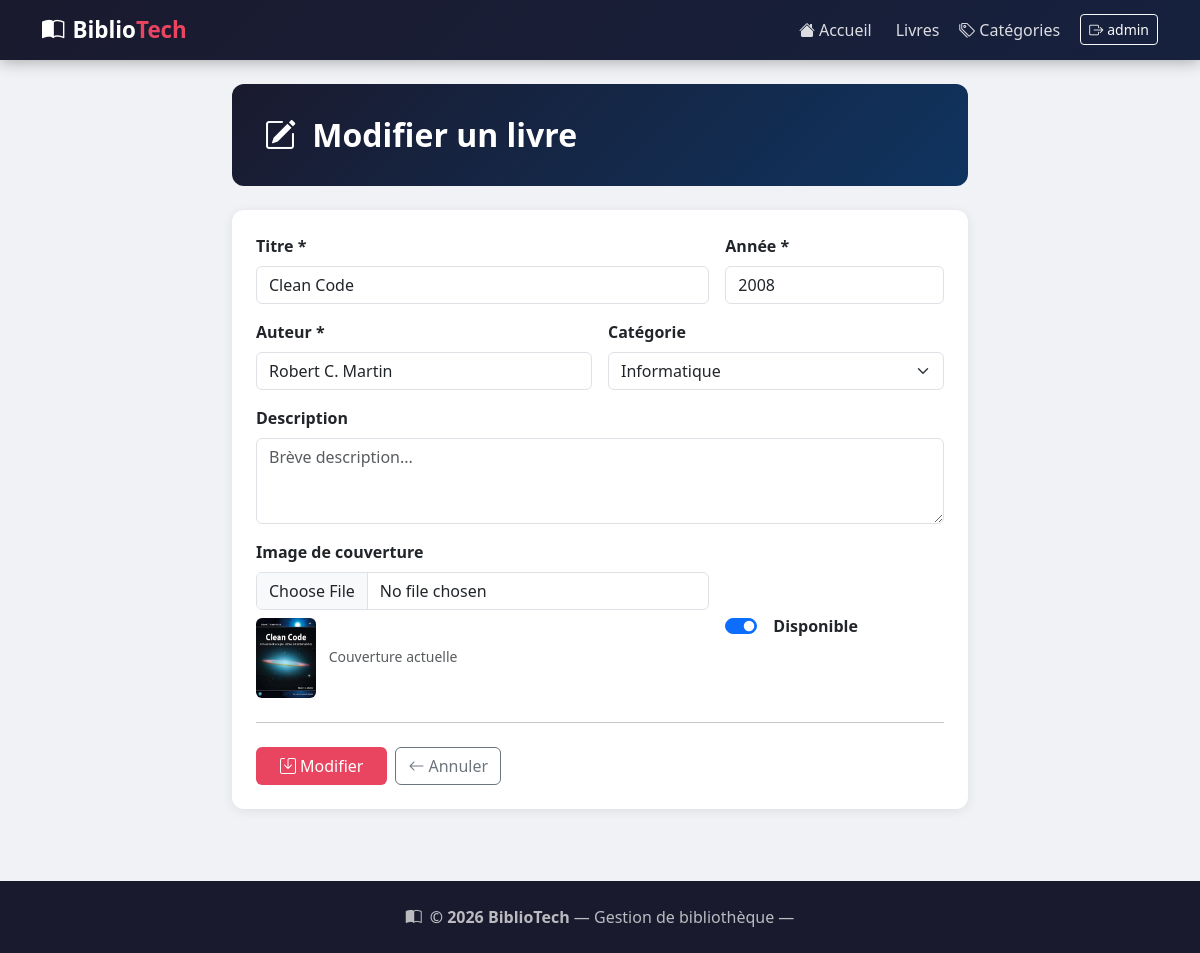
The page /livres/9/modifier/ (signed in) on the database its author committed.
### livres/models.py (models this page shows, shortened)
class Livre(models.Model):
    titre = models.CharField(max_length=200, verbose_name="Titre")
    auteur = models.CharField(max_length=150, verbose_name="Auteur")
    categorie = models.ForeignKey(
        Categorie,
        on_delete=models.SET_NULL,
        null=True,
        blank=True,
        related_name='livres',
        verbose_name="Catégorie"
    )
    annee_publication = models.PositiveIntegerField(verbose_name="Année de publication")
    description = models.TextField(blank=True, verbose_name="Description")
    couverture = models.ImageField(
        upload_to='couvertures/',
        null=True,
        blank=True,
        verbose_name="Image de couverture"
    )
    disponible = models.BooleanField(default=True, verbose_name="Disponible")
    date_ajout = models.DateTimeField(auto_now_add=True)
    class Meta:
        verbose_name = "Livre"
        ordering = ['-date_ajout']

### livres/views.py (the view)
# urls.py: path('livres/<int:pk>/modifier/', views.modifier_livre, name='modifier_livre'),
@login_required
def modifier_livre(request, pk):
    livre = get_object_or_404(Livre, pk=pk)
    if request.method == 'POST':
        form = LivreForm(request.POST, request.FILES, instance=livre)
        if form.is_valid():
            form.save()
            messages.success(request, 'Livre modifié avec succès !')
            return redirect('liste_livres')
    else:
        form = LivreForm(instance=livre)
    return render(request, 'livres/form_livre.html', {'form': form, 'action': 'Modifier', 'livre': livre})

### livres/forms.py
class LivreForm(forms.ModelForm):
    class Meta:
        model = Livre
        fields = ['titre', 'auteur', 'categorie', 'annee_publication', 'description', 'couverture', 'disponible']
        widgets = {
            'titre': forms.TextInput(attrs={'class': 'form-control', 'placeholder': 'Titre du livre'}),
            'auteur': forms.TextInput(attrs={'class': 'form-control', 'placeholder': 'Nom de l\'auteur'}),
            'categorie': forms.Select(attrs={'class': 'form-select'}),
            'annee_publication': forms.NumberInput(attrs={'class': 'form-control', 'placeholder': '2024'}),
            'description': forms.Textarea(attrs={'class': 'form-control', 'rows': 3, 'placeholder': 'Brève description...'}),
            'couverture': forms.FileInput(attrs={'class': 'form-control'}),
            'disponible': forms.CheckboxInput(attrs={'class': 'form-check-input'}),
        }

### livres/models.py (called while the page is built)
    def __str__(self):
        return self.nom

### livres/templates/livres/form_livre.html (shortened to what this page needs)
{% extends 'livres/base.html' %}
{% block content %}
<div class="row justify-content-center">
    <div class="col-md-8">
        <div class="page-header">
            <h2 class="mb-0 fw-bold">
                <i class="bi bi-{% if action == 'Ajouter' %}plus-circle{% else %}pencil-square{% endif %} me-2"></i>
                {{ action }} un livre
            </h2>
        </div>
        <div class="card p-4">
            <form method="POST" enctype="multipart/form-data">
                <div class="row g-3">
                    <div class="col-md-8">
                        <label class="form-label fw-semibold">Titre *</label>
                        {{ form.titre }}
                    </div>
                    <div class="col-md-4">
                        <label class="form-label fw-semibold">Année *</label>
                        {{ form.annee_publication }}
                    </div>
                    <div class="col-md-6">
                        <label class="form-label fw-semibold">Auteur *</label>
                        {{ form.auteur }}
                    </div>
                    <div class="col-md-6">
                        <label class="form-label fw-semibold">Catégorie</label>
                        {{ form.categorie }}
                    </div>
                    <div class="col-12">
                        <label class="form-label fw-semibold">Description</label>
                        {{ form.description }}
                    </div>
                    <div class="col-md-8">
                        <label class="form-label fw-semibold">Image de couverture</label>
                        {{ form.couverture }}
                        {% if livre and livre.couverture %}
                        <div class="mt-2">
                            <img src="{{ livre.couverture.url }}" alt="Couverture actuelle" style="height:80px; border-radius:6px;">
                            <small class="text-muted ms-2">Couverture actuelle</small>
                        </div>
                        {% endif %}
                    </div>
                    <div class="col-md-4 d-flex align-items-center">
                        <div class="form-check form-switch mt-3">
                            {{ form.disponible }}
                            <label class="form-check-label fw-semibold ms-2">Disponible</label>
                        </div>
                    </div>
                </div>
                <hr class="my-4">
                <div class="d-flex gap-2">
                    <button type="submit" class="btn btn-accent px-4">
                        <i class="bi bi-save me-1"></i>{{ action }}
                    </button>
                    <a href="{% url 'liste_livres' %}" class="btn btn-outline-secondary">
                        <i class="bi bi-arrow-left me-1"></i>Annuler
                    </a>
                </div>
            </form>
        </div>
    </div>
</div>
{% endblock %}

### livres/templates/livres/base.html (shortened to what this page needs)
<!DOCTYPE html>
<html lang="fr">
<head>
    <link href="https://cdn.jsdelivr.net/npm/bootstrap@5.3.0/dist/css/bootstrap.min.css" rel="stylesheet">
    <link href="https://cdn.jsdelivr.net/npm/bootstrap-icons@1.11.0/font/bootstrap-icons.css" rel="stylesheet">
</head>
<body>
<nav class="navbar navbar-expand-lg navbar-dark">
    <div class="container">
        <a class="navbar-brand" href="{% url 'accueil' %}">
            <i class="bi bi-book-half me-2"></i>Biblio<span>Tech</span>
        </a>
        <div class="collapse navbar-collapse" id="navMenu">
            <ul class="navbar-nav ms-auto align-items-center gap-1">
                {% if user.is_authenticated %}
                <li class="nav-item"><a class="nav-link {% if request.resolver_match.url_name == 'accueil' %}active{% endif %}" href="{% url 'accueil' %}"><i class="bi bi-house-fill me-1"></i>Accueil</a></li>
                <li class="nav-item"><a class="nav-link {% if 'livres' in request.resolver_match.url_name %}active{% endif %}" href="{% url 'liste_livres' %}">Livres</a></li>
                <li class="nav-item"><a class="nav-link {% if 'categorie' in request.resolver_match.url_name %}active{% endif %}" href="{% url 'liste_categories' %}"><i class="bi bi-tags me-1"></i>Catégories</a></li>
                <li class="nav-item ms-2">
                    <a class="btn btn-sm btn-outline-light" href="{% url 'login' %}">
                        <i class="bi bi-box-arrow-right me-1"></i>{{ user.username }}
                    </a>
                </li>
                {% else %}
                <li class="nav-item"><a class="btn btn-accent btn-sm" href="{% url 'login' %}"><i class="bi bi-person-fill me-1"></i>Connexion</a></li>
                {% endif %}
            </ul>
        </div>
    </div>
</nav>
<div class="container py-4">
    {% block content %}{% endblock %}
</div>
<footer class="text-center">
    <div class="container">
        <p class="mb-0"><i class="bi bi-book-half me-2"></i><strong>© 2026 BiblioTech</strong>  — Gestion de bibliothèque — </p>
    </div>
</footer>
</body>
</html>

### livres/templates/livres/base.html (style rules this page uses)
:root { --primary: #1a1a2e; --secondary: #16213e; --accent: #e94560; --accent2: #0f3460; --light-bg: #f8f9fa; }
body { background-color: #f0f2f5; font-family: 'Segoe UI', sans-serif; }
.navbar { background: linear-gradient(135deg, var(--primary), var(--secondary)) !important; box-shadow: 0 2px 15px rgba(0,0,0,0.3); }
.navbar-brand { font-weight: 800; font-size: 1.4rem; color: white !important; }
.navbar-brand span { color: var(--accent); }
.nav-link { color: rgba(255,255,255,0.85) !important; transition: color 0.2s; }
.btn-accent { background: var(--accent); color: white; border: none; }
.card { border: none; border-radius: 12px; box-shadow: 0 2px 12px rgba(0,0,0,0.08); transition: transform 0.2s, box-shadow 0.2s; }
.page-header { background: linear-gradient(135deg, var(--primary), var(--accent2)); color: white; padding: 2rem; border-radius: 12px; margin-bottom: 1.5rem; }
footer { background: var(--primary); color: rgba(255,255,255,0.7); padding: 1.5rem 0; margin-top: 3rem; }

### rows shown on the page
Livre: titre "Clean Code", annee_publication "2008", auteur "Robert C. Martin", categorie "Informatique", couverture (picture), disponible "☑"

### other values the page prints
{{ user.username }} "admin"
{{ action }} "Modifier"
